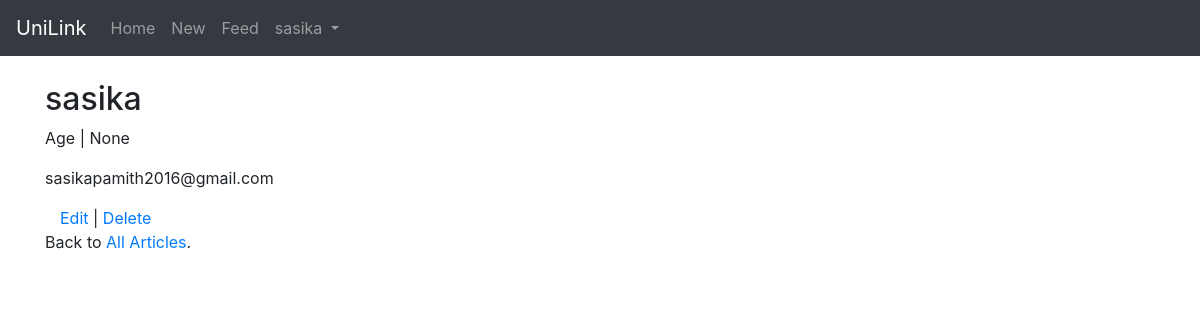
The page /users/1/ on the database its author committed.
### users/models.py (models this page shows)
class CustomUser(AbstractUser):
    age = models.PositiveIntegerField(null=True, blank=True)

### users/views.py (the view)
class UserDetailView(DetailView):
    model = CustomUser
    template_name = 'user_detail.html'
    context_object_name = 'user'
    fields = ('username', 'email', 'first_name', 'last_name', 'age', )
    login_url = 'login'

### templates/user_detail.html
{% extends 'base.html' %}
{% block content %}
<div class="article-entry">
    <h2>{{ user.username }}</h2>
    <p>Age | {{ user.age }}</p>
    <p>{{ user.email }}</p>
</div>
<div class="container">
    <a href="{% url 'article_edit' object.id %}">Edit</a> | <a href="{% url 'article_delete' object.id %}">Delete</a>
</div>
<p>Back to <a href="{% url 'article_list' %}">All Articles</a>.</p>
{% endblock content %}

### templates/base.html (shortened to what this page needs)
<!DOCTYPE html>
<html lang="en">
<head>
    <link rel="stylesheet" href="https://stackpath.bootstrapcdn.com/bootstrap/4.5.0/css/bootstrap.min.css"
>
    <link rel="stylesheet" href="https://cdnjs.cloudflare.com/ajax/libs/font-awesome/4.7.0/css/font-awesome.min.css">
</head>
<body>
    <nav class="navbar navbar-expand-md navbar-dark bg-dark mb-4">
        <a class="navbar-brand" href="{% url 'home' %}">UniLink</a>
        <div class="collapse navbar-collapse" id="navbarCollapse">
            {% if user.is_authenticated %}
            <ul class="navbar-nav mr-auto">
                <li class="nav-item">
                    <a class="nav-link" href="{% url 'home' %}">Home</a>
                </li>
                <li class="nav-item">
                    <a class="nav-link" href="{% url 'article_new' %}">New</a>
                </li>
                <li class="nav-item">
                    <a class="nav-link" href="{% url 'article_list' %}">Feed</a>
                </li>
                <li class="nav-item dropdown" >
                    <a class="nav-link dropdown-toggle" href="#" role="button" data-bs-toggle="dropdown"
                        aria-expanded="false">
                        {{ user.username }}
                    </a>
                </li>
            </ul>
            {% else %}
            <form class="form-inline ml-auto">
                <a href="{% url 'login' %}" class="btn btn-outline-secondary">Log In</a>
                <a href="{% url 'signup' %}" class="btn btn-primary ml-2">Sign Up</a>
            </form>
            {% endif %}
    </nav>
    <div class="container">
        {% block content %}
        {% endblock %}
    </div>
</body>
</html>

### rows shown on the page
CustomUser: username "sasika", age "None", email "sasikapamith2016@gmail.com"
